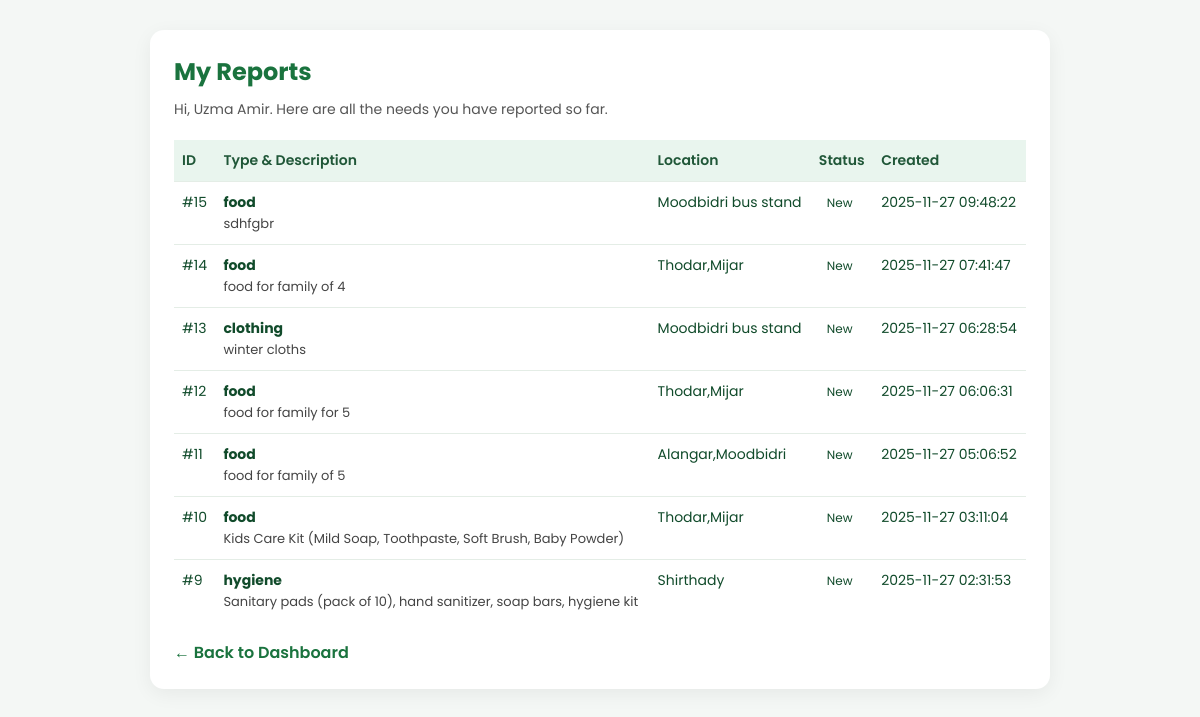
Screenshot of /my_reports.php (signed in) with the database file from the repository.
### tables this page shows
CREATE TABLE `reports` (
  `report_id` int(11) NOT NULL,
  `reporter_id` int(11) NOT NULL,
  `report_type` varchar(255) DEFAULT NULL,
  `description` text DEFAULT NULL,
  `location` varchar(255) DEFAULT NULL,
  `status` enum('New','InProgress','Resolved','Discarded') DEFAULT 'New',
  `created_at` timestamp NOT NULL DEFAULT current_timestamp(),
  `accepted_by` int(11) DEFAULT NULL,
  `accepted_at` datetime DEFAULT NULL,
  `lat` decimal(10,7) DEFAULT NULL,
  `lng` decimal(10,7) DEFAULT NULL
);

### my_reports.php (the view, shortened to what this page needs)
<?php
require 'config.php';
$reporter_id = (int)$_SESSION['user_id'];
try {
    $sql = "SELECT report_id, report_type, description, location, status, created_at
            FROM reports
            WHERE reporter_id = :rid
            ORDER BY created_at DESC";
    $stmt = $pdo->prepare($sql);
    $stmt->execute([':rid' => $reporter_id]);
    $myReports = $stmt->fetchAll(PDO::FETCH_ASSOC);
} catch (PDOException $e) {
    die("Database error: " . htmlspecialchars($e->getMessage()));
}
$reporter_name = htmlspecialchars($_SESSION['user_name'] ?? 'Reporter');
?>
<!DOCTYPE html>
<html lang="en">
<head>
</head>
<body>
<div class="wrap">
    <h1>My Reports</h1>
    <p class="sub">Hi, <?= $reporter_name ?>. Here are all the needs you have reported so far.</p>
    <?php if (empty($myReports)): ?>
        <div class="status-empty">You have not reported any needs yet.</div>
    <?php else: ?>
        <table>
            <thead>
            <tr>
                <th>ID</th>
                <th>Type &amp; Description</th>
                <th>Location</th>
                <th>Status</th>
                <th>Created</th>
            </tr>
            </thead>
            <tbody>
            <?php foreach ($myReports as $r): ?>
                <tr>
                    <td>#<?= (int)$r['report_id'] ?></td>
                    <td>
                        <strong><?= htmlspecialchars($r['report_type']) ?></strong><br>
                        <span style="font-size:13px; color:#444;">
                            <?= nl2br(htmlspecialchars($r['description'])) ?>
                        </span>
                    </td>
                    <td><?= htmlspecialchars($r['location']) ?></td>
                    <td>
                        <span class="badge <?= htmlspecialchars($r['status']) ?>">
                            <?= htmlspecialchars($r['status']) ?>
                        </span>
                    </td>
                    <td><?= htmlspecialchars($r['created_at']) ?></td>
                </tr>
            <?php endforeach; ?>
            </tbody>
        </table>
    <?php endif; ?>
    <a class="back-link" href="reporter_homepage.php">← Back to Dashboard</a>
</div>
</body>
</html>

### my_reports.php (style rules this page uses)
:root { --primary-green: #1A733E; --light-green: #E0FFE0; --bg: #f4f7f5; }
* { box-sizing: border-box; margin: 0; padding: 0; font-family: 'Poppins', sans-serif; }
body { background: var(--bg); padding: 30px; color: #114b2b; }
.wrap { max-width: 900px; margin: 0 auto; background: #fff; padding: 24px; border-radius: 14px; box-shadow: 0 5px 20px rgba(0,0,0,0.06); }
h1 { font-size: 24px; margin-bottom: 10px; color: var(--primary-green); }
.sub { font-size: 14px; color: #555; margin-bottom: 20px; }
table { width: 100%; border-collapse: collapse; margin-top: 10px; font-size: 14px; }
th, td { padding: 10px 8px; border-bottom: 1px solid #e4ede6; text-align: left; vertical-align: top; }
th { background: #e9f5ee; color: #205738; font-weight: 600; }
tr:last-child td { border-bottom: none; }
.badge { display: inline-block; padding: 2px 8px; border-radius: 999px; font-size: 12px; }
.back-link { display:inline-block; margin-top: 18px; text-decoration:none; color:var(--primary-green); font-weight:600; }

### rows the page displays
reports: report_id "15", report_type "food", description "sdhfgbr", location "Moodbidri bus stand", status "New", created_at "2025-11-27 09:48:22"
reports: report_id "14", report_type "food", description "food for family of 4", location "Thodar,Mijar", status "New", created_at "2025-11-27 07:41:47"
reports: report_id "13", report_type "clothing", description "winter cloths", location "Moodbidri bus stand", status "New", created_at "2025-11-27 06:28:54"
reports: report_id "12", report_type "food", description "food for family for 5", location "Thodar,Mijar", status "New", created_at "2025-11-27 06:06:31"
reports: report_id "11", report_type "food", description "food for family of 5", location "Alangar,Moodbidri", status "New", created_at "2025-11-27 05:06:52"
reports: report_id "10", report_type "food", description "Kids Care Kit (Mild Soap, Toothpaste, Soft Brush, Baby Powder)", location "Thodar,Mijar", status "New", created_at "2025-11-27 03:11:04"
reports: report_id "9", report_type "hygiene", description "Sanitary pads (pack of 10), hand sanitizer, soap bars, hygiene kit", location "Shirthady", status "New", created_at "2025-11-27 02:31:53"

### other values shown
$reporter_name "Uzma Amir"
